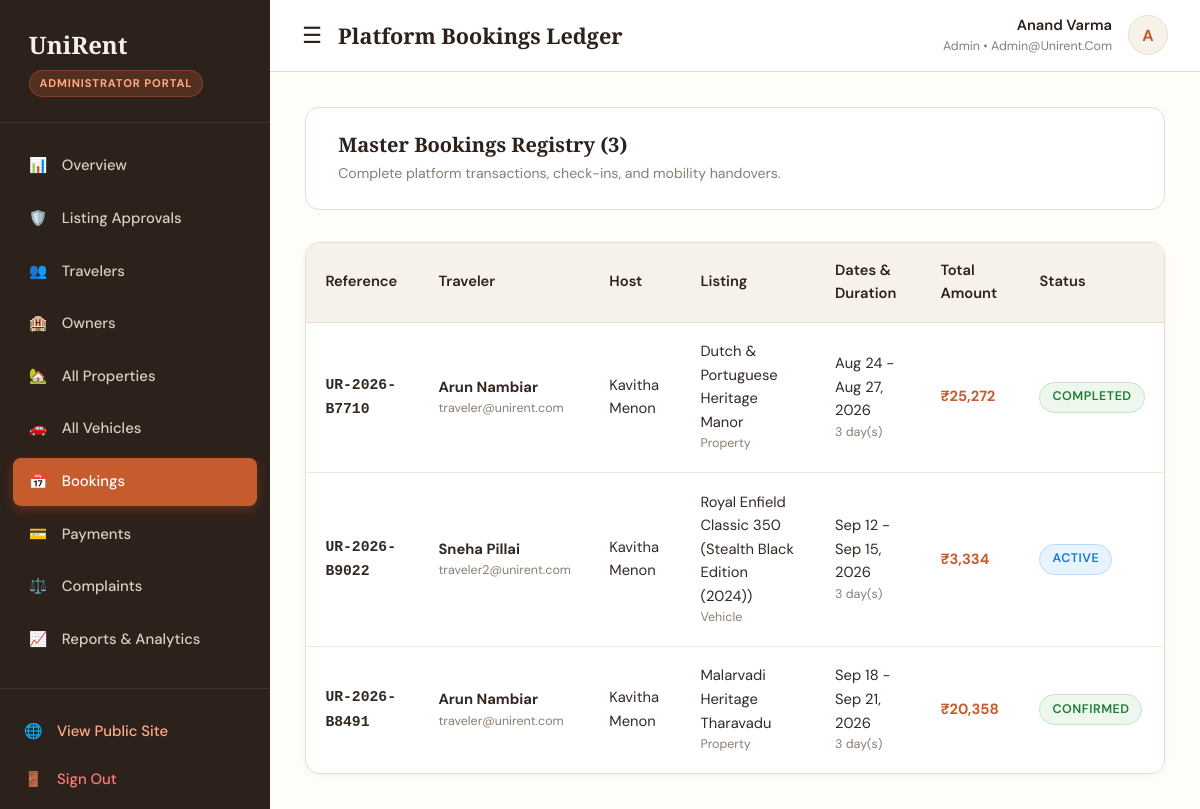
Screenshot of /admin/bookings (signed in) with the database file from the repository.
### app/models.py (models this page shows, shortened)
class User(db.Model):
    __tablename__ = 'users'
    user_id = db.Column(db.Integer, primary_key=True, autoincrement=True)
    full_name = db.Column(db.String(120), nullable=False)
    email = db.Column(db.String(150), unique=True, nullable=False, index=True)
    phone = db.Column(db.String(20), nullable=False)
    password_hash = db.Column(db.String(255), nullable=False)
    role = db.Column(db.String(20), nullable=False, default='traveler')  # traveler, owner, admin
    status = db.Column(db.String(20), nullable=False, default='active')  # active, suspended
    profile_image = db.Column(db.String(255), nullable=True)
    created_at = db.Column(db.DateTime, default=datetime.utcnow)
    updated_at = db.Column(db.DateTime, default=datetime.utcnow, onupdate=datetime.utcnow)
    owner_profile = db.relationship('Owner', backref='user', uselist=False, cascade='all, delete-orphan')
    admin_profile = db.relationship('Admin', backref='user', uselist=False, cascade='all, delete-orphan')
    bookings = db.relationship('Booking', backref='user', lazy='dynamic', cascade='all, delete-orphan')
    reviews = db.relationship('Review', backref='user', lazy='dynamic', cascade='all, delete-orphan')
    complaints = db.relationship('Complaint', backref='user', lazy='dynamic', cascade='all, delete-orphan')

class Booking(db.Model):
    __tablename__ = 'bookings'
    booking_id = db.Column(db.Integer, primary_key=True, autoincrement=True)
    booking_reference = db.Column(db.String(50), unique=True, nullable=False, index=True)
    user_id = db.Column(db.Integer, db.ForeignKey('users.user_id', ondelete='CASCADE'), nullable=False)
    owner_id = db.Column(db.Integer, db.ForeignKey('owners.owner_id', ondelete='CASCADE'), nullable=False)
    listing_type = db.Column(db.String(20), nullable=False)  # property, vehicle
    property_id = db.Column(db.Integer, db.ForeignKey('properties.property_id', ondelete='SET NULL'), nullable=True)
    vehicle_id = db.Column(db.Integer, db.ForeignKey('vehicles.vehicle_id', ondelete='SET NULL'), nullable=True)
    start_date = db.Column(db.Date, nullable=False)
    end_date = db.Column(db.Date, nullable=False)
    total_days = db.Column(db.Integer, nullable=False, default=1)
    daily_rate = db.Column(db.Float, nullable=False)
    service_fee = db.Column(db.Float, nullable=False, default=0.0)
    tax_amount = db.Column(db.Float, nullable=False, default=0.0)
    total_amount = db.Column(db.Float, nullable=False)
    booking_status = db.Column(db.String(20), nullable=False, default='confirmed')  # pending, confirmed, active, completed, cancelled
    special_requests = db.Column(db.Text, nullable=True)
    created_at = db.Column(db.DateTime, default=datetime.utcnow)
    payment = db.relationship('Payment', backref='booking', uselist=False, cascade='all, delete-orphan')
    review = db.relationship('Review', backref='booking', uselist=False, cascade='all, delete-orphan')
    complaints = db.relationship('Complaint', backref='booking', lazy='dynamic', cascade='all, delete-orphan')
    @property
    def listing_name(self):
        if self.listing_type == 'property' and self.property:
            return self.property.property_name
        elif self.listing_type == 'vehicle' and self.vehicle:
            return f"{self.vehicle.vehicle_name} ({self.vehicle.model})"
        return 'Listing'

class Property(db.Model):
    __tablename__ = 'properties'
    property_id = db.Column(db.Integer, primary_key=True, autoincrement=True)
    owner_id = db.Column(db.Integer, db.ForeignKey('owners.owner_id', ondelete='CASCADE'), nullable=False)
    property_name = db.Column(db.String(160), nullable=False)
    slug = db.Column(db.String(180), unique=True, nullable=False)
    property_type = db.Column(db.String(80), nullable=False)  # Heritage Villa, Traditional Tharavadu, Nalukettu, Colonial Manor
    description = db.Column(db.Text, nullable=False)
    address = db.Column(db.String(255), nullable=False)
    district = db.Column(db.String(50), nullable=False)  # Ernakulam, Thrissur
    latitude = db.Column(db.Float, nullable=False)
    longitude = db.Column(db.Float, nullable=False)
    price_per_night = db.Column(db.Float, nullable=False)
    guest_capacity = db.Column(db.Integer, nullable=False, default=2)
    bedrooms = db.Column(db.Integer, nullable=False, default=1)
    bathrooms = db.Column(db.Integer, nullable=False, default=1)
    amenities = db.Column(db.Text, nullable=True)  # JSON serialized list
    images = db.Column(db.Text, nullable=True)  # JSON serialized list of image paths/URLs
    featured_image = db.Column(db.String(255), nullable=True)
    approval_status = db.Column(db.String(20), nullable=False, default='pending')  # pending, approved, rejected
    rejection_reason = db.Column(db.Text, nullable=True)
    availability_status = db.Column(db.String(20), nullable=False, default='available')  # available, booked, maintenance
    featured = db.Column(db.Boolean, nullable=False, default=False)
    created_at = db.Column(db.DateTime, default=datetime.utcnow)
    bookings = db.relationship('Booking', backref='property', lazy='dynamic')
    reviews = db.relationship('Review', backref='property', lazy='dynamic')

class Vehicle(db.Model):
    __tablename__ = 'vehicles'
    vehicle_id = db.Column(db.Integer, primary_key=True, autoincrement=True)
    owner_id = db.Column(db.Integer, db.ForeignKey('owners.owner_id', ondelete='CASCADE'), nullable=False)
    vehicle_name = db.Column(db.String(160), nullable=False)
    model = db.Column(db.String(100), nullable=False)
    vehicle_type = db.Column(db.String(20), nullable=False)  # car, bike, scooter
    description = db.Column(db.Text, nullable=False)
    price_per_day = db.Column(db.Float, nullable=False)
    district = db.Column(db.String(50), nullable=False)  # Ernakulam, Thrissur
    pickup_location = db.Column(db.String(255), nullable=False)
    latitude = db.Column(db.Float, nullable=False)
    longitude = db.Column(db.Float, nullable=False)
    delivery_available = db.Column(db.Boolean, nullable=False, default=True)
    specifications = db.Column(db.Text, nullable=True)  # JSON or key:value
    images = db.Column(db.Text, nullable=True)
    featured_image = db.Column(db.String(255), nullable=True)
    approval_status = db.Column(db.String(20), nullable=False, default='pending')  # pending, approved, rejected
    rejection_reason = db.Column(db.Text, nullable=True)
    availability_status = db.Column(db.String(20), nullable=False, default='available')  # available, rented, maintenance
    featured = db.Column(db.Boolean, nullable=False, default=False)
    created_at = db.Column(db.DateTime, default=datetime.utcnow)
    bookings = db.relationship('Booking', backref='vehicle', lazy='dynamic')
    reviews = db.relationship('Review', backref='vehicle', lazy='dynamic')

### app/routes/admin.py (the view)
@admin_bp.route('/bookings')
@login_required('admin')
def bookings():
    bookings_list = Booking.query.order_by(Booking.created_at.desc()).all()
    return render_template('admin/bookings.html', bookings=bookings_list)

### templates/admin/bookings.html (shortened to what this page needs)
{% extends "dashboard_base.html" %}
{% block page_title %}Platform Bookings Ledger{% endblock %}
{% block dashboard_content %}
<div style="background: var(--ur-white); border: 1px solid var(--ur-border); border-radius: var(--radius-md); padding: 1.5rem 2rem; margin-bottom: 2rem; display: flex; justify-content: space-between; align-items: center;">
  <div>
    <h3 style="font-size: 1.25rem; margin: 0 0 0.3rem;">Master Bookings Registry ({{ bookings|length }})</h3>
    <p style="color: var(--ur-muted); font-size: 0.88rem; margin: 0;">Complete platform transactions, check-ins, and mobility handovers.</p>
  </div>
</div>
<div class="table-responsive">
  <table class="table">
    <thead>
      <tr>
        <th>Reference</th>
        <th>Traveler</th>
        <th>Host</th>
        <th>Listing</th>
        <th>Dates & Duration</th>
        <th>Total Amount</th>
        <th>Status</th>
      </tr>
    </thead>
    <tbody>
      {% for b in bookings %}
        <tr>
          <td><strong style="font-family: monospace;">{{ b.booking_reference }}</strong></td>
          <td>
            <strong>{{ b.user.full_name }}</strong>
            <div style="font-size: 0.78rem; color: var(--ur-muted);">{{ b.user.email }}</div>
          </td>
          <td>{{ b.owner.user.full_name }}</td>
          <td>
            <div>{{ b.listing_name }}</div>
            <div style="font-size: 0.78rem; color: var(--ur-muted);">{{ b.listing_type|capitalize }}</div>
          </td>
          <td>
            {{ b.start_date.strftime('%b %d') }} - {{ b.end_date.strftime('%b %d, %Y') }}
            <div style="font-size: 0.78rem; color: var(--ur-muted);">{{ b.total_days }} day(s)</div>
          </td>
          <td><strong style="color: var(--ur-burnt-orange);">{{ format_currency(b.total_amount) }}</strong></td>
          <td>
            <span class="badge {% if b.booking_status in ['confirmed', 'completed'] %}badge-approved{% elif b.booking_status == 'active' %}badge-active{% else %}badge-pending{% endif %}">
              {{ b.booking_status|capitalize }}
            </span>
          </td>
        </tr>
      {% endfor %}
    </tbody>
  </table>
</div>
{% endblock %}

### templates/dashboard_base.html (shortened to what this page needs)
<!DOCTYPE html>
<html lang="en">
<head>
  <link rel="stylesheet" href="https://unpkg.com/leaflet@1.9.4/dist/leaflet.css"/>
  <link rel="stylesheet" href="{{ url_for('static', filename='css/style.css') }}">
</head>
<body>
<div class="dashboard-container">
  <aside class="dashboard-sidebar">
    <div class="sidebar-header">
      <a href="{{ url_for('main.index') }}" class="sidebar-brand">
        UniRent
      </a>
      <div>
        <span class="sidebar-role-badge">
          {% if current_user and current_user.role == 'admin' %}Administrator Portal
          {% elif current_user and current_user.role == 'owner' %}Property & Vehicle Host
          {% elif current_user and current_user.role == 'traveler' %}Traveler Account
          {% else %}Traveler Account{% endif %}
        </span>
      </div>
    </div>
    <ul class="sidebar-menu">
      {% if current_user and current_user.role == 'admin' %}
        <li class="sidebar-item">
          <a href="{{ url_for('admin.dashboard') }}" class="sidebar-link {% if request.endpoint == 'admin.dashboard' %}active{% endif %}">
            <span>📊</span> <span>Overview</span>
          </a>
        </li>
        <li class="sidebar-item">
          <a href="{{ url_for('admin.approvals') }}" class="sidebar-link {% if request.endpoint == 'admin.approvals' %}active{% endif %}">
            <span>🛡️</span> <span>Listing Approvals</span>
          </a>
        </li>
        <li class="sidebar-item">
          <a href="{{ url_for('admin.travelers') }}" class="sidebar-link {% if request.endpoint == 'admin.travelers' %}active{% endif %}">
            <span>👥</span> <span>Travelers</span>
          </a>
        </li>
        <li class="sidebar-item">
          <a href="{{ url_for('admin.owners') }}" class="sidebar-link {% if request.endpoint == 'admin.owners' %}active{% endif %}">
            <span>🏨</span> <span>Owners</span>
          </a>
        </li>
        <li class="sidebar-item">
          <a href="{{ url_for('admin.properties') }}" class="sidebar-link {% if request.endpoint == 'admin.properties' %}active{% endif %}">
            <span>🏡</span> <span>All Properties</span>
          </a>
        </li>
        <li class="sidebar-item">
          <a href="{{ url_for('admin.vehicles') }}" class="sidebar-link {% if request.endpoint == 'admin.vehicles' %}active{% endif %}">
            <span>🚗</span> <span>All Vehicles</span>
          </a>
        </li>
        <li class="sidebar-item">
          <a href="{{ url_for('admin.bookings') }}" class="sidebar-link {% if request.endpoint == 'admin.bookings' %}active{% endif %}">
            <span>📅</span> <span>Bookings</span>
          </a>
        </li>
        <li class="sidebar-item">
          <a href="{{ url_for('admin.payments') }}" class="sidebar-link {% if request.endpoint == 'admin.payments' %}active{% endif %}">
            <span>💳</span> <span>Payments</span>
          </a>
        </li>
        <li class="sidebar-item">
          <a href="{{ url_for('admin.complaints') }}" class="sidebar-link {% if request.endpoint == 'admin.complaints' %}active{% endif %}">
            <span>⚖️</span> <span>Complaints</span>
          </a>
        </li>
        <li class="sidebar-item">
          <a href="{{ url_for('admin.reports') }}" class="sidebar-link {% if request.endpoint == 'admin.reports' %}active{% endif %}">
            <span>📈</span> <span>Reports & Analytics</span>
          </a>
        </li>
      {% endif %}
    </ul>
    <div class="sidebar-footer">
      <a href="{{ url_for('main.index') }}" class="sidebar-link" style="padding-left:0; color:#ffaa85;">
        <span>🌐</span> <span>View Public Site</span>
      </a>
      <a href="{{ url_for('auth.logout') }}" class="sidebar-link" style="padding-left:0; color:#ff7b7b;">
        <span>🚪</span> <span>Sign Out</span>
      </a>
    </div>
  </aside>
  <div class="dashboard-main">
    <header class="dashboard-topbar">
      <div style="display:flex; align-items:center; gap:1rem;">
        <button id="dashboard_sidebar_toggle" style="background:none; border:none; font-size:1.4rem; cursor:pointer; color:var(--ur-brown); display:block;">
          ☰
        </button>
        <h3 style="font-size:1.35rem; margin:0;">{% block page_title %}Dashboard{% endblock %}</h3>
      </div>
      <div class="topbar-user">
        {% if current_user %}
        <div style="text-align:right;">
          <div style="font-weight:600; font-size:0.92rem; color:var(--ur-brown);">{{ current_user.full_name }}</div>
          <div style="font-size:0.78rem; color:var(--ur-muted); text-transform:capitalize;">{{ current_user.role }} • {{ current_user.email }}</div>
        </div>
        <div class="user-avatar-circle">
          {{ current_user.full_name[:1] if current_user.full_name else 'U' }}
        </div>
        {% endif %}
      </div>
    </header>
    <div class="dashboard-content">
      {% block dashboard_content %}
      {% endblock %}
    </div>
  </div>
</div>
</body>
</html>

### rows the page displays
User: full_name "Anand Varma", role "Admin", email "Admin@unirent.com", full_name "A"
Booking: booking_reference "UR-2026-B7710", user.full_name "Arun Nambiar", user.email "traveler@unirent.com", owner.user.full_name "Kavitha Menon", listing_name "Dutch & Portuguese Heritage Manor", listing_type "Property", start_date "Aug 24", end_date "Aug 27, 2026", total_days "3", total_amount "₹25,272", booking_status "COMPLETED"
Booking: booking_reference "UR-2026-B9022", user.full_name "Sneha Pillai", user.email "traveler2@unirent.com", owner.user.full_name "Kavitha Menon", listing_name "Royal Enfield Classic 350 (Stealth Black Edition (2024))", listing_type "Vehicle", start_date "Sep 12", end_date "Sep 15, 2026", total_days "3", total_amount "₹3,334", booking_status "ACTIVE"
Booking: booking_reference "UR-2026-B8491", user.full_name "Arun Nambiar", user.email "traveler@unirent.com", owner.user.full_name "Kavitha Menon", listing_name "Malarvadi Heritage Tharavadu", listing_type "Property", start_date "Sep 18", end_date "Sep 21, 2026", total_days "3", total_amount "₹20,358", booking_status "CONFIRMED"

### other values shown
{{ bookings|length }} "3"
